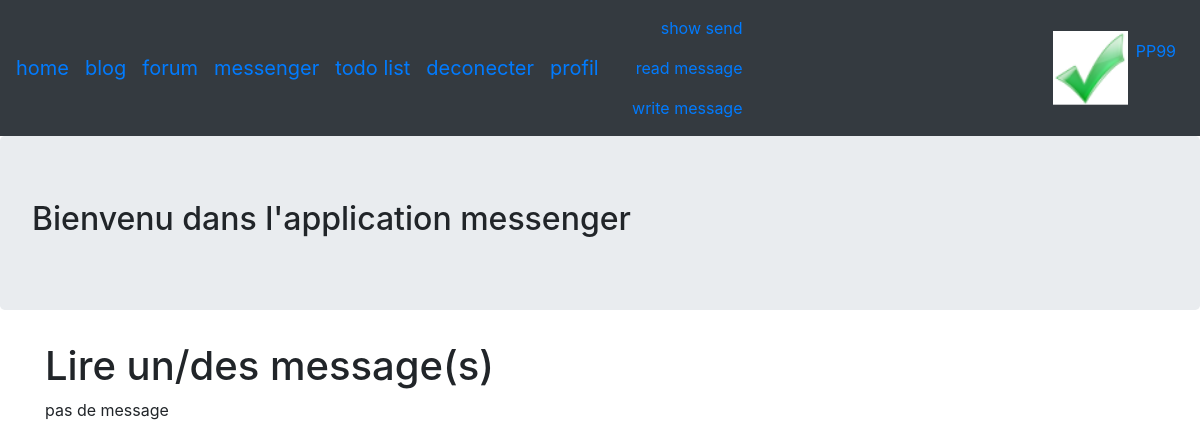
The page /messenger/read (signed in) on the database as committed earlier.
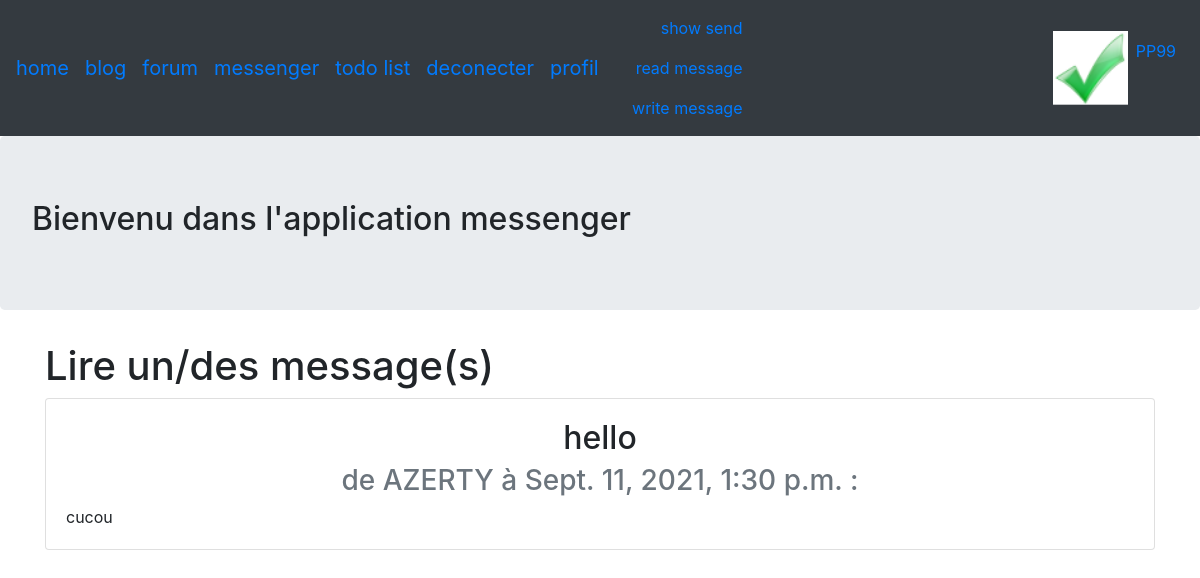
The same page on the database as committed later.
### home/models.py (models this page shows, shortened)
class Profil(models.Model):
    user = models.OneToOneField(User, on_delete=models.CASCADE)
    date = models.DateTimeField(default=timezone.now, verbose_name="Date Sign Up")
    img_profil = models.ImageField(upload_to="photos/", \
        default='photos/default_img.png')
    id_name = models.CharField(max_length=50)
    amie = models.CharField(max_length=25*301, default='#')
    comment = models.TextField(max_length=200, default='', blank=False)
    title = models.CharField(max_length=200, default='non connue')
    phone =  models.CharField(max_length=50, default='non connue')
    location = models.CharField(max_length=100,default='non connue')
    salary = models.CharField(max_length=50, default='non connue')
    birthdays  = models.CharField(max_length=50,default='non connue')
    class Meta:
        verbose_name = 'profil'
        ordering = ['date']

### messenger/models.py (models this page shows, shortened)
class Messenger(models.Model):
    author = models.CharField(max_length=50)
    destinataire = models.CharField(max_length=50)
    sujet = models.CharField(max_length=50)
    body = models.TextField(max_length=1000)
    new = models.BooleanField(default=False)
    date = models.DateTimeField(default=timezone.now, verbose_name='date')
    class Meta:
        verbose_name = 'Messenger'
        ordering = ['date']

### messenger/views.py (the view)
# urls.py: path('read', read, name='read'),
def read(request):
    user = request.user
    co = user.is_authenticated
    if co:
        obj1 = user.profil
        obj = Messenger.objects.filter(destinataire=user.username)
        for i in obj:
            i.new = False
            i.save()
    return render(request, 'read.html', locals())

### messenger/templates/messenger/read.html (shortened to what this page needs)
{% extends  './messenger.html' %}
{% block content %}
<div class="container">
    <h1>Lire un/des message(s)</h1>
    {% for q in obj %}
    <div class="card">
        <div class="card-body">
            <div class="card-title">
                <h2 style="text-align: center;">{{q.sujet}}</h2>
            </div>
            <div class="card-subtitle mb-2 text-muted">
                <h3 style="text-align: center;">de {{q.author}} à {{q.date}} :</h3>
            </div>
            <div class="card-text">
                {{q.body}}
            </div>
        </div>
    </div>
    {% empty %}
    <p>pas de message</p>
    {% endfor %}
</div>
{% endblock %}

### messenger/templates/messenger/messenger.html (shortened to what this page needs)
{% load static %}
<html>
    <head>
        <link rel="stylesheet" href="https://stackpath.bootstrapcdn.com/bootstrap/4.3.1/css/bootstrap.min.css">    </head>
    <body>
        <nav class="navbar navbar-expand bg-dark">
            <a class="navbar-brand" href="http://127.0.0.1:8000/home/">home</a>
            <a class="navbar-brand" href="http://127.0.0.1:8000/blog/">blog</a>
            <a class="navbar-brand" href="http://127.0.0.1:8000/forum/">forum</a>
            {% if co %}
            <a class="navbar-brand" href="http://127.0.0.1:8000/messenger/">messenger</a>
            <a class="navbar-brand" href="http://127.0.0.1:8000/todolist/">todo list</a>
            <a class="navbar-brand" href="http://127.0.0.1:8000/home/deconecte">deconecter</a>
            <a class="navbar-brand" href="http://127.0.0.1:8000/home/profil/{{obj1.id_name}}/">profil</a>
            <ul class="nav justify-content-end">
                <li class="nav-item">
                    <a class="nav-link" href="{% url 'send'%}">show send</a>
                </li>
                {% if nb_no_read %}
                <li class="nav-item">
                    <a class="nav-link" href="{% url 'read'%}">read message({{nb_no_read}})</a>
                </li>
                {% else %}
                <li class="nav-item">
                    <a class="nav-link" href="{% url 'read'%}">read message</a>
                </li>
                {% endif %}
                <li class="nav-item">
                    <a class="nav-link" href="{% url 'write' %}">write message</a>
                </li>
            </ul>
            <div class="navbar-collapse collapse w-100 order-3 dual-collapse2">
                <ul class="navbar-nav ml-auto">
                    <li class="nav-item">
                        <img src="{{obj1.img_profil.url}}" height="75" width="75">
                    </li>
                    <li class="nav-item">
                        <a href="http://127.0.0.1:8000/home/profil/{{obj1.id_name}}" class="nav-link">{{user.username}}</a>
                    </li>
            </ul>
            {% endif %}
        </div>
        </nav>
        <div class="jumbotron">
            <h2>Bienvenu dans l'application messenger</h2>
        </div>
       {% if co %}
        {% block content %}{% endblock %}
        {% endif %}
    </body>
</html>

Rows that differ between the two databases and show on the page:
added Messenger: sujet "hello", author "AZERTY", date "Sept. 11, 2021, 1:30 p.m.", body "cucou"
Other text that changed with them:
text no longer shown: "pas de message"
